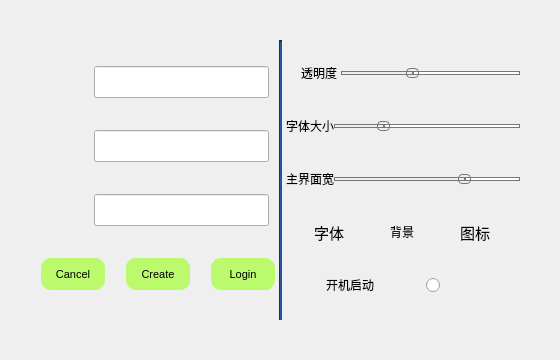
<?xml version="1.0" encoding="UTF-8"?>
<ui version="4.0">
 <class>login</class>
 <widget class="QDialog" name="login">
  <property name="geometry">
   <rect>
    <x>0</x>
    <y>0</y>
    <width>560</width>
    <height>360</height>
   </rect>
  </property>
  <property name="minimumSize">
   <size>
    <width>560</width>
    <height>360</height>
   </size>
  </property>
  <property name="maximumSize">
   <size>
    <width>560</width>
    <height>360</height>
   </size>
  </property>
  <property name="cursor">
   <cursorShape>SizeAllCursor</cursorShape>
  </property>
  <property name="windowTitle">
   <string>Setting</string>
  </property>
  <property name="windowOpacity">
   <double>1.000000000000000</double>
  </property>
  <property name="autoFillBackground">
   <bool>true</bool>
  </property>
  <property name="styleSheet">
   <string notr="true"/>
  </property>
  <property name="sizeGripEnabled">
   <bool>false</bool>
  </property>
  <layout class="QGridLayout" name="gridLayout">
   <property name="leftMargin">
    <number>0</number>
   </property>
   <property name="topMargin">
    <number>0</number>
   </property>
   <property name="rightMargin">
    <number>0</number>
   </property>
   <property name="bottomMargin">
    <number>0</number>
   </property>
   <property name="spacing">
    <number>0</number>
   </property>
   <item row="0" column="1">
    <widget class="QPushButton" name="exit">
     <property name="minimumSize">
      <size>
       <width>40</width>
       <height>40</height>
      </size>
     </property>
     <property name="maximumSize">
      <size>
       <width>40</width>
       <height>40</height>
      </size>
     </property>
     <property name="cursor">
      <cursorShape>PointingHandCursor</cursorShape>
     </property>
     <property name="styleSheet">
      <string notr="true"/>
     </property>
     <property name="text">
      <string/>
     </property>
     <property name="icon">
      <iconset resource="../icon.qrc">
       <normaloff>:/resource/exit.svg</normaloff>:/resource/exit.svg</iconset>
     </property>
     <property name="iconSize">
      <size>
       <width>40</width>
       <height>40</height>
      </size>
     </property>
     <property name="flat">
      <bool>true</bool>
     </property>
    </widget>
   </item>
   <item row="1" column="0">
    <layout class="QHBoxLayout" name="horizontalLayout_8">
     <property name="spacing">
      <number>0</number>
     </property>
     <property name="leftMargin">
      <number>40</number>
     </property>
     <property name="topMargin">
      <number>0</number>
     </property>
     <property name="bottomMargin">
      <number>40</number>
     </property>
     <item>
      <layout class="QVBoxLayout" name="verticalLayout_0">
       <property name="spacing">
        <number>6</number>
       </property>
       <property name="rightMargin">
        <number>0</number>
       </property>
       <item>
        <layout class="QHBoxLayout" name="horizontalLayout_0">
         <property name="rightMargin">
          <number>10</number>
         </property>
         <item>
          <widget class="QPushButton" name="S">
           <property name="cursor">
            <cursorShape>ForbiddenCursor</cursorShape>
           </property>
           <property name="text">
            <string/>
           </property>
           <property name="icon">
            <iconset resource="../icon.qrc">
             <normaloff>:/resource/server.svg</normaloff>:/resource/server.svg</iconset>
           </property>
           <property name="iconSize">
            <size>
             <width>32</width>
             <height>32</height>
            </size>
           </property>
           <property name="flat">
            <bool>true</bool>
           </property>
          </widget>
         </item>
         <item>
          <widget class="QLineEdit" name="server_port">
           <property name="minimumSize">
            <size>
             <width>175</width>
             <height>32</height>
            </size>
           </property>
           <property name="maximumSize">
            <size>
             <width>175</width>
             <height>32</height>
            </size>
           </property>
           <property name="font">
            <font>
             <pointsize>8</pointsize>
            </font>
           </property>
           <property name="inputMethodHints">
            <set>Qt::ImhNone</set>
           </property>
           <property name="text">
            <string/>
           </property>
           <property name="maxLength">
            <number>22</number>
           </property>
           <property name="placeholderText">
            <string/>
           </property>
           <property name="clearButtonEnabled">
            <bool>true</bool>
           </property>
          </widget>
         </item>
        </layout>
       </item>
       <item>
        <layout class="QHBoxLayout" name="horizontalLayout_1">
         <property name="rightMargin">
          <number>10</number>
         </property>
         <item>
          <widget class="QPushButton" name="U">
           <property name="cursor">
            <cursorShape>ForbiddenCursor</cursorShape>
           </property>
           <property name="text">
            <string/>
           </property>
           <property name="icon">
            <iconset resource="../icon.qrc">
             <normaloff>:/resource/user.svg</normaloff>:/resource/user.svg</iconset>
           </property>
           <property name="iconSize">
            <size>
             <width>32</width>
             <height>32</height>
            </size>
           </property>
           <property name="flat">
            <bool>true</bool>
           </property>
          </widget>
         </item>
         <item>
          <widget class="QLineEdit" name="username">
           <property name="minimumSize">
            <size>
             <width>175</width>
             <height>32</height>
            </size>
           </property>
           <property name="maximumSize">
            <size>
             <width>175</width>
             <height>32</height>
            </size>
           </property>
           <property name="font">
            <font>
             <pointsize>12</pointsize>
            </font>
           </property>
           <property name="inputMethodHints">
            <set>Qt::ImhNone</set>
           </property>
           <property name="text">
            <string/>
           </property>
           <property name="maxLength">
            <number>8</number>
           </property>
           <property name="placeholderText">
            <string extracomment="username"/>
           </property>
           <property name="clearButtonEnabled">
            <bool>true</bool>
           </property>
          </widget>
         </item>
        </layout>
       </item>
       <item>
        <layout class="QHBoxLayout" name="horizontalLayout_2">
         <property name="rightMargin">
          <number>10</number>
         </property>
         <item>
          <widget class="QPushButton" name="P">
           <property name="font">
            <font/>
           </property>
           <property name="cursor">
            <cursorShape>ForbiddenCursor</cursorShape>
           </property>
           <property name="text">
            <string/>
           </property>
           <property name="icon">
            <iconset resource="../icon.qrc">
             <normaloff>:/resource/passwd.svg</normaloff>:/resource/passwd.svg</iconset>
           </property>
           <property name="iconSize">
            <size>
             <width>32</width>
             <height>32</height>
            </size>
           </property>
           <property name="flat">
            <bool>true</bool>
           </property>
          </widget>
         </item>
         <item>
          <widget class="QLineEdit" name="password">
           <property name="minimumSize">
            <size>
             <width>175</width>
             <height>32</height>
            </size>
           </property>
           <property name="maximumSize">
            <size>
             <width>175</width>
             <height>32</height>
            </size>
           </property>
           <property name="font">
            <font>
             <pointsize>12</pointsize>
            </font>
           </property>
           <property name="inputMethodHints">
            <set>Qt::ImhHiddenText|Qt::ImhNoAutoUppercase|Qt::ImhNoPredictiveText|Qt::ImhSensitiveData</set>
           </property>
           <property name="text">
            <string/>
           </property>
           <property name="maxLength">
            <number>12</number>
           </property>
           <property name="frame">
            <bool>true</bool>
           </property>
           <property name="echoMode">
            <enum>QLineEdit::Password</enum>
           </property>
           <property name="alignment">
            <set>Qt::AlignLeading|Qt::AlignLeft|Qt::AlignVCenter</set>
           </property>
           <property name="placeholderText">
            <string comment="password" extracomment="password"/>
           </property>
           <property name="clearButtonEnabled">
            <bool>true</bool>
           </property>
          </widget>
         </item>
        </layout>
       </item>
       <item>
        <layout class="QHBoxLayout" name="horizontalLayout_3">
         <property name="spacing">
          <number>20</number>
         </property>
         <property name="leftMargin">
          <number>0</number>
         </property>
         <property name="rightMargin">
          <number>0</number>
         </property>
         <item>
          <widget class="QPushButton" name="cancel">
           <property name="minimumSize">
            <size>
             <width>0</width>
             <height>32</height>
            </size>
           </property>
           <property name="maximumSize">
            <size>
             <width>64</width>
             <height>32</height>
            </size>
           </property>
           <property name="font">
            <font>
             <pointsize>8</pointsize>
            </font>
           </property>
           <property name="cursor">
            <cursorShape>PointingHandCursor</cursorShape>
           </property>
           <property name="styleSheet">
            <string notr="true">border-radius:10px;
background-color: rgb(188, 250, 109);</string>
           </property>
           <property name="text">
            <string>Cancel</string>
           </property>
           <property name="flat">
            <bool>false</bool>
           </property>
          </widget>
         </item>
         <item>
          <widget class="QPushButton" name="creteNewUser">
           <property name="minimumSize">
            <size>
             <width>0</width>
             <height>32</height>
            </size>
           </property>
           <property name="maximumSize">
            <size>
             <width>64</width>
             <height>32</height>
            </size>
           </property>
           <property name="font">
            <font>
             <pointsize>8</pointsize>
            </font>
           </property>
           <property name="cursor">
            <cursorShape>PointingHandCursor</cursorShape>
           </property>
           <property name="styleSheet">
            <string notr="true">border-radius:10px;
background-color: rgb(188, 250, 109);</string>
           </property>
           <property name="text">
            <string>Create</string>
           </property>
           <property name="flat">
            <bool>false</bool>
           </property>
          </widget>
         </item>
         <item>
          <widget class="QPushButton" name="Login">
           <property name="minimumSize">
            <size>
             <width>0</width>
             <height>32</height>
            </size>
           </property>
           <property name="maximumSize">
            <size>
             <width>64</width>
             <height>32</height>
            </size>
           </property>
           <property name="font">
            <font>
             <pointsize>8</pointsize>
            </font>
           </property>
           <property name="cursor">
            <cursorShape>PointingHandCursor</cursorShape>
           </property>
           <property name="styleSheet">
            <string notr="true">border-radius:10px;
background-color: rgb(188, 250, 109);</string>
           </property>
           <property name="text">
            <string>Login</string>
           </property>
           <property name="flat">
            <bool>false</bool>
           </property>
          </widget>
         </item>
        </layout>
       </item>
      </layout>
     </item>
     <item>
      <widget class="Line" name="line">
       <property name="minimumSize">
        <size>
         <width>0</width>
         <height>0</height>
        </size>
       </property>
       <property name="styleSheet">
        <string notr="true">background-color: rgb(32, 74, 135);</string>
       </property>
       <property name="lineWidth">
        <number>2</number>
       </property>
       <property name="orientation">
        <enum>Qt::Vertical</enum>
       </property>
      </widget>
     </item>
     <item>
      <layout class="QVBoxLayout" name="verticalLayout">
       <property name="leftMargin">
        <number>4</number>
       </property>
       <item>
        <layout class="QHBoxLayout" name="horizontalLayout_4">
         <property name="spacing">
          <number>0</number>
         </property>
         <property name="leftMargin">
          <number>15</number>
         </property>
         <item>
          <widget class="QLabel" name="transparentLabel">
           <property name="font">
            <font>
             <pointsize>9</pointsize>
            </font>
           </property>
           <property name="text">
            <string>透明度 </string>
           </property>
          </widget>
         </item>
         <item>
          <widget class="QSlider" name="transparent">
           <property name="minimumSize">
            <size>
             <width>0</width>
             <height>40</height>
            </size>
           </property>
           <property name="cursor">
            <cursorShape>PointingHandCursor</cursorShape>
           </property>
           <property name="styleSheet">
            <string notr="true">QSlider::groove:horizontal {
background: rgba(0, 0, 0, 0);
height: 4px;
border-radius: 2px;
}

QSlider::sub-page:horizontal {
background: qlineargradient(x1: 0, y1: 0,    x2: 0, y2: 1,
    stop: 0 #66e, stop: 1 #bbf);
background: qlineargradient(x1: 0, y1: 0.2, x2: 1, y2: 1,
    stop: 0 #bbf, stop: 1 #55f);
border: 1px solid #777;
height: 10px;
border-radius: 4px;
}

QSlider::add-page:horizontal {
background: #fff;
border: 1px solid #777;
height: 5px;
border-radius: 4px;
}

QSlider::handle:horizontal {
background: qlineargradient(x1:0, y1:0, x2:1, y2:1,
    stop:0 #eee, stop:1 #ccc);
border: 1px solid #777;
width: 11px;
margin-top: -3px;
margin-bottom: -3px;
border-radius: 4px;
}

QSlider::handle:horizontal:hover {
background: qlineargradient(x1:0, y1:0, x2:1, y2:1,
    stop:0 #fff, stop:1 #ddd);
border: 1px solid #444;
border-radius: 4px;
}

QSlider::sub-page:horizontal:disabled {
background: #bbb;
border-color: #999;
}

QSlider::add-page:horizontal:disabled {
background: #eee;
border-color: #999;
}

QSlider::handle:horizontal:disabled {
background: #eee;
border: 1px solid #aaa;
border-radius: 4px;
}</string>
           </property>
           <property name="maximum">
            <number>255</number>
           </property>
           <property name="singleStep">
            <number>5</number>
           </property>
           <property name="pageStep">
            <number>25</number>
           </property>
           <property name="value">
            <number>100</number>
           </property>
           <property name="sliderPosition">
            <number>100</number>
           </property>
           <property name="tracking">
            <bool>false</bool>
           </property>
           <property name="orientation">
            <enum>Qt::Horizontal</enum>
           </property>
          </widget>
         </item>
        </layout>
       </item>
       <item>
        <layout class="QHBoxLayout" name="horizontalLayout_5">
         <item>
          <widget class="QLabel" name="fontSizeLabel">
           <property name="font">
            <font>
             <pointsize>9</pointsize>
            </font>
           </property>
           <property name="text">
            <string>字体大小</string>
           </property>
          </widget>
         </item>
         <item>
          <widget class="QSlider" name="fontSizeSlider">
           <property name="minimumSize">
            <size>
             <width>0</width>
             <height>40</height>
            </size>
           </property>
           <property name="cursor">
            <cursorShape>PointingHandCursor</cursorShape>
           </property>
           <property name="contextMenuPolicy">
            <enum>Qt::NoContextMenu</enum>
           </property>
           <property name="styleSheet">
            <string notr="true">QSlider::groove:horizontal {
background: rgba(0, 0, 0, 0);
height: 4px;
border-radius: 2px;
}

QSlider::sub-page:horizontal {
background: qlineargradient(x1: 0, y1: 0,    x2: 0, y2: 1,
    stop: 0 #66e, stop: 1 #bbf);
background: qlineargradient(x1: 0, y1: 0.2, x2: 1, y2: 1,
    stop: 0 #bbf, stop: 1 #55f);
border: 1px solid #777;
height: 10px;
border-radius: 4px;
}

QSlider::add-page:horizontal {
background: #fff;
border: 1px solid #777;
height: 5px;
border-radius: 4px;
}

QSlider::handle:horizontal {
background: qlineargradient(x1:0, y1:0, x2:1, y2:1,
    stop:0 #eee, stop:1 #ccc);
border: 1px solid #777;
width: 11px;
margin-top: -3px;
margin-bottom: -3px;
border-radius: 4px;
}

QSlider::handle:horizontal:hover {
background: qlineargradient(x1:0, y1:0, x2:1, y2:1,
    stop:0 #fff, stop:1 #ddd);
border: 1px solid #444;
border-radius: 4px;
}

QSlider::sub-page:horizontal:disabled {
background: #bbb;
border-color: #999;
}

QSlider::add-page:horizontal:disabled {
background: #eee;
border-color: #999;
}

QSlider::handle:horizontal:disabled {
background: #eee;
border: 1px solid #aaa;
border-radius: 4px;
}</string>
           </property>
           <property name="minimum">
            <number>12</number>
           </property>
           <property name="maximum">
            <number>24</number>
           </property>
           <property name="singleStep">
            <number>2</number>
           </property>
           <property name="pageStep">
            <number>2</number>
           </property>
           <property name="value">
            <number>15</number>
           </property>
           <property name="sliderPosition">
            <number>15</number>
           </property>
           <property name="orientation">
            <enum>Qt::Horizontal</enum>
           </property>
          </widget>
         </item>
        </layout>
       </item>
       <item>
        <layout class="QHBoxLayout" name="horizontalLayout">
         <item>
          <widget class="QLabel" name="mainWinWidthLabel">
           <property name="font">
            <font>
             <pointsize>9</pointsize>
            </font>
           </property>
           <property name="text">
            <string>主界面宽</string>
           </property>
          </widget>
         </item>
         <item>
          <widget class="QSlider" name="mainWinWidthSlider">
           <property name="minimumSize">
            <size>
             <width>0</width>
             <height>40</height>
            </size>
           </property>
           <property name="cursor">
            <cursorShape>PointingHandCursor</cursorShape>
           </property>
           <property name="styleSheet">
            <string notr="true">QSlider::groove:horizontal {
background: rgba(0, 0, 0, 0);
height: 4px;
border-radius: 2px;
}

QSlider::sub-page:horizontal {
background: qlineargradient(x1: 0, y1: 0,    x2: 0, y2: 1,
    stop: 0 #66e, stop: 1 #bbf);
background: qlineargradient(x1: 0, y1: 0.2, x2: 1, y2: 1,
    stop: 0 #bbf, stop: 1 #55f);
border: 1px solid #777;
height: 10px;
border-radius: 4px;
}

QSlider::add-page:horizontal {
background: #fff;
border: 1px solid #777;
height: 5px;
border-radius: 4px;
}

QSlider::handle:horizontal {
background: qlineargradient(x1:0, y1:0, x2:1, y2:1,
    stop:0 #eee, stop:1 #ccc);
border: 1px solid #777;
width: 11px;
margin-top: -3px;
margin-bottom: -3px;
border-radius: 4px;
}

QSlider::handle:horizontal:hover {
background: qlineargradient(x1:0, y1:0, x2:1, y2:1,
    stop:0 #fff, stop:1 #ddd);
border: 1px solid #444;
border-radius: 4px;
}

QSlider::sub-page:horizontal:disabled {
background: #bbb;
border-color: #999;
}

QSlider::add-page:horizontal:disabled {
background: #eee;
border-color: #999;
}

QSlider::handle:horizontal:disabled {
background: #eee;
border: 1px solid #aaa;
border-radius: 4px;
}</string>
           </property>
           <property name="minimum">
            <number>50</number>
           </property>
           <property name="maximum">
            <number>400</number>
           </property>
           <property name="singleStep">
            <number>20</number>
           </property>
           <property name="pageStep">
            <number>20</number>
           </property>
           <property name="value">
            <number>300</number>
           </property>
           <property name="orientation">
            <enum>Qt::Horizontal</enum>
           </property>
          </widget>
         </item>
        </layout>
       </item>
       <item>
        <layout class="QHBoxLayout" name="horizontalLayout_6">
         <item>
          <widget class="QPushButton" name="chooseFontColor">
           <property name="minimumSize">
            <size>
             <width>60</width>
             <height>40</height>
            </size>
           </property>
           <property name="maximumSize">
            <size>
             <width>60</width>
             <height>40</height>
            </size>
           </property>
           <property name="font">
            <font>
             <pointsize>11</pointsize>
            </font>
           </property>
           <property name="cursor">
            <cursorShape>PointingHandCursor</cursorShape>
           </property>
           <property name="styleSheet">
            <string notr="true">border-radius:10px;</string>
           </property>
           <property name="text">
            <string>字体</string>
           </property>
           <property name="flat">
            <bool>false</bool>
           </property>
          </widget>
         </item>
         <item>
          <widget class="QPushButton" name="choose_bg_color">
           <property name="minimumSize">
            <size>
             <width>60</width>
             <height>40</height>
            </size>
           </property>
           <property name="maximumSize">
            <size>
             <width>60</width>
             <height>40</height>
            </size>
           </property>
           <property name="styleSheet">
            <string notr="true">border-radius:10px;</string>
           </property>
           <property name="text">
            <string>背景</string>
           </property>
           <property name="flat">
            <bool>false</bool>
           </property>
          </widget>
         </item>
         <item>
          <widget class="QPushButton" name="chooseIconColor">
           <property name="minimumSize">
            <size>
             <width>60</width>
             <height>40</height>
            </size>
           </property>
           <property name="maximumSize">
            <size>
             <width>60</width>
             <height>40</height>
            </size>
           </property>
           <property name="font">
            <font>
             <pointsize>11</pointsize>
            </font>
           </property>
           <property name="cursor">
            <cursorShape>PointingHandCursor</cursorShape>
           </property>
           <property name="styleSheet">
            <string notr="true">border-radius:10px;</string>
           </property>
           <property name="text">
            <string>图标</string>
           </property>
           <property name="flat">
            <bool>false</bool>
           </property>
          </widget>
         </item>
        </layout>
       </item>
       <item>
        <layout class="QHBoxLayout" name="horizontalLayout_7">
         <property name="spacing">
          <number>0</number>
         </property>
         <property name="leftMargin">
          <number>40</number>
         </property>
         <property name="rightMargin">
          <number>80</number>
         </property>
         <item>
          <widget class="QLabel" name="auto_start">
           <property name="font">
            <font/>
           </property>
           <property name="text">
            <string>开机启动</string>
           </property>
          </widget>
         </item>
         <item>
          <widget class="QRadioButton" name="radioButton">
           <property name="minimumSize">
            <size>
             <width>0</width>
             <height>40</height>
            </size>
           </property>
           <property name="focusPolicy">
            <enum>Qt::StrongFocus</enum>
           </property>
           <property name="contextMenuPolicy">
            <enum>Qt::NoContextMenu</enum>
           </property>
           <property name="layoutDirection">
            <enum>Qt::RightToLeft</enum>
           </property>
           <property name="autoFillBackground">
            <bool>false</bool>
           </property>
           <property name="text">
            <string/>
           </property>
          </widget>
         </item>
        </layout>
       </item>
      </layout>
     </item>
    </layout>
   </item>
   <item row="1" column="1">
    <spacer name="verticalSpacer">
     <property name="orientation">
      <enum>Qt::Vertical</enum>
     </property>
     <property name="sizeHint" stdset="0">
      <size>
       <width>20</width>
       <height>40</height>
      </size>
     </property>
    </spacer>
   </item>
   <item row="0" column="0">
    <spacer name="horizontalSpacer">
     <property name="orientation">
      <enum>Qt::Horizontal</enum>
     </property>
     <property name="sizeHint" stdset="0">
      <size>
       <width>40</width>
       <height>20</height>
      </size>
     </property>
    </spacer>
   </item>
  </layout>
 </widget>
 <resources>
  <include location="../icon.qrc"/>
 </resources>
 <connections/>
</ui>
